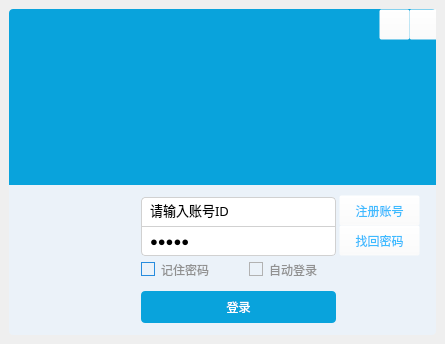
<?xml version="1.0" encoding="UTF-8"?>
<ui version="4.0">
 <class>LoginForm</class>
 <widget class="QWidget" name="LoginForm">
  <property name="geometry">
   <rect>
    <x>0</x>
    <y>0</y>
    <width>445</width>
    <height>344</height>
   </rect>
  </property>
  <property name="windowTitle">
   <string>登陆QQ</string>
  </property>
  <property name="windowIcon">
   <iconset resource="../../rs/rs.qrc">
    <normaloff>:/sys/qlogo.png</normaloff>:/sys/qlogo.png</iconset>
  </property>
  <property name="styleSheet">
   <string notr="true">*{
	font: 75 9pt &quot;微软雅黑&quot;;
}

#LoginForm{
	
	
}

#login_main_widget{
	
	background-color: rgb(255, 170, 127,0);
	border-image: url(:/sys/back.png) 5;
}

#login_top_widget{
	background-color: #09A3DC;
	border-top-left-radius:4px;
	border-top-right-radius:4px;
}


#login_top_widget QLabel{
	border-top-left-radius:4px;
	border-top-right-radius:4px;
}


/*登录信息填写部分总容器*/
#login_con_widget{
	 
	background-color: #EBF2F9;	
	border-bottom-left-radius:4px;
	border-bottom-right-radius:4px;
}

/*输入框基本样式*/
#login_con_widget QLineEdit{
	
	border:1px solid rgb(209,209,209);
	height:28px;
	font-size:10pt;
	padding-left:6px;
	padding-right:6px;
	
}

/*输入框悬停样式*/
#login_con_widget QLineEdit:hover{
	
	border:1px solid rgb(21,131,221)
	
}

/*用户名输入框样式*/
#login_con_widget QLineEdit#lineEdit_un{
	border-top-left-radius:4px;
	border-top-right-radius:4px;
	
}

/*密码输入框基本样式*/
#login_con_widget QLineEdit#lineEdit_pass{
	border-top-width:0px;
	border-bottom-left-radius:4px;
	border-bottom-right-radius:4px;
	background-image: url(:/sys/img/keyborad.png);
	background-repeat:no;
	background-position:right center;
	background-origin: content;
   
}

/*密码输入框在悬停时显示*/
#login_con_widget QLineEdit#lineEdit_pass:hover{
	border-top-width:1px;
}


/*标签基本样式*/
#login_con_widget QLabel{

	color: #09A3DC;
}

/*标签悬停*/
#login_con_widget QLabel:hover{
	color: rgba(9, 163, 220 ,120);
}

/*复选框文字基本样式*/
#login_con_widget QCheckBox{
	color:rgb(145, 145, 145);
}

/*复选框方框部分基本样式*/
#login_con_widget QCheckBox:indicator {
	border:1px solid #B2B2B2;
}

/*复选框方框部分选中样式*/
#login_con_widget QCheckBox:indicator:checked {
	border:1px solid #278CDE;
	background-image: url(:/sys/img/check.png);
}

/*复选框方框部分悬停*/
#login_con_widget QCheckBox:indicator:hover {
	 border:1px solid #278CDE;
}


/*定义头像样式*/
#label_touxiang{
	border-radius:4px;	
	border-image: url(:/sys/img/sf.jpg) 1;
	
}

/*登录按钮样式*/
#pushButton_login{
	border-radius:4px;
	border:none;
	background-color: #09A3DC;
	color:#fff;
}

/*登录按钮鼠标悬停样式*/
#pushButton_login:hover{
	background-color:rgb(60,195,245);
}
</string>
  </property>
  <widget class="QWidget" name="login_main_widget" native="true">
   <property name="geometry">
    <rect>
     <x>6</x>
     <y>6</y>
     <width>433</width>
     <height>332</height>
    </rect>
   </property>
   <property name="minimumSize">
    <size>
     <width>433</width>
     <height>332</height>
    </size>
   </property>
   <property name="maximumSize">
    <size>
     <width>433</width>
     <height>332</height>
    </size>
   </property>
   <property name="styleSheet">
    <string notr="true"/>
   </property>
   <layout class="QVBoxLayout" name="verticalLayout_2">
    <property name="spacing">
     <number>0</number>
    </property>
    <property name="leftMargin">
     <number>3</number>
    </property>
    <property name="topMargin">
     <number>3</number>
    </property>
    <property name="rightMargin">
     <number>3</number>
    </property>
    <property name="bottomMargin">
     <number>3</number>
    </property>
    <item>
     <widget class="QWidget" name="login_top_widget" native="true">
      <widget class="QLabel" name="label">
       <property name="geometry">
        <rect>
         <x>-4</x>
         <y>0</y>
         <width>431</width>
         <height>176</height>
        </rect>
       </property>
       <property name="text">
        <string/>
       </property>
       <property name="pixmap">
        <pixmap resource="../../rs/rs.qrc">:/sys/img/top.png</pixmap>
       </property>
       <property name="scaledContents">
        <bool>true</bool>
       </property>
      </widget>
      <widget class="QPushButton" name="pushButton">
       <property name="geometry">
        <rect>
         <x>400</x>
         <y>0</y>
         <width>31</width>
         <height>31</height>
        </rect>
       </property>
       <property name="styleSheet">
        <string notr="true">background-color: rgba(255, 255, 255, 0);</string>
       </property>
       <property name="text">
        <string/>
       </property>
      </widget>
      <widget class="QPushButton" name="pushButton_min">
       <property name="geometry">
        <rect>
         <x>370</x>
         <y>0</y>
         <width>31</width>
         <height>31</height>
        </rect>
       </property>
       <property name="styleSheet">
        <string notr="true">background-color: rgba(255, 255, 255, 0);</string>
       </property>
       <property name="text">
        <string/>
       </property>
      </widget>
     </widget>
    </item>
    <item>
     <widget class="QWidget" name="login_con_widget" native="true">
      <property name="minimumSize">
       <size>
        <width>0</width>
        <height>150</height>
       </size>
      </property>
      <property name="maximumSize">
       <size>
        <width>16777215</width>
        <height>150</height>
       </size>
      </property>
      <widget class="QPushButton" name="pushButton_login">
       <property name="geometry">
        <rect>
         <x>132</x>
         <y>106</y>
         <width>195</width>
         <height>32</height>
        </rect>
       </property>
       <property name="minimumSize">
        <size>
         <width>195</width>
         <height>32</height>
        </size>
       </property>
       <property name="text">
        <string>登录</string>
       </property>
      </widget>
      <widget class="QLineEdit" name="lineEdit_pass">
       <property name="geometry">
        <rect>
         <x>132</x>
         <y>42</y>
         <width>195</width>
         <height>29</height>
        </rect>
       </property>
       <property name="font">
        <font>
         <family>微软雅黑</family>
         <pointsize>10</pointsize>
         <weight>9</weight>
         <italic>false</italic>
         <bold>false</bold>
        </font>
       </property>
       <property name="text">
        <string>12345</string>
       </property>
       <property name="echoMode">
        <enum>QLineEdit::Password</enum>
       </property>
      </widget>
      <widget class="QCheckBox" name="checkBox_2">
       <property name="geometry">
        <rect>
         <x>240</x>
         <y>74</y>
         <width>91</width>
         <height>21</height>
        </rect>
       </property>
       <property name="text">
        <string>自动登录</string>
       </property>
      </widget>
      <widget class="QLineEdit" name="lineEdit_un">
       <property name="geometry">
        <rect>
         <x>132</x>
         <y>12</y>
         <width>195</width>
         <height>30</height>
        </rect>
       </property>
       <property name="font">
        <font>
         <family>微软雅黑</family>
         <pointsize>10</pointsize>
         <weight>9</weight>
         <italic>false</italic>
         <bold>false</bold>
        </font>
       </property>
       <property name="text">
        <string>请输入账号ID</string>
       </property>
      </widget>
      <widget class="QLabel" name="label_touxiang">
       <property name="geometry">
        <rect>
         <x>40</x>
         <y>12</y>
         <width>80</width>
         <height>80</height>
        </rect>
       </property>
       <property name="minimumSize">
        <size>
         <width>80</width>
         <height>80</height>
        </size>
       </property>
       <property name="maximumSize">
        <size>
         <width>80</width>
         <height>80</height>
        </size>
       </property>
       <property name="text">
        <string/>
       </property>
       <property name="scaledContents">
        <bool>true</bool>
       </property>
      </widget>
      <widget class="QCheckBox" name="checkBox">
       <property name="geometry">
        <rect>
         <x>132</x>
         <y>74</y>
         <width>91</width>
         <height>21</height>
        </rect>
       </property>
       <property name="text">
        <string>记住密码</string>
       </property>
       <property name="checked">
        <bool>true</bool>
       </property>
      </widget>
      <widget class="QPushButton" name="pushButton_register">
       <property name="geometry">
        <rect>
         <x>330</x>
         <y>10</y>
         <width>81</width>
         <height>31</height>
        </rect>
       </property>
       <property name="styleSheet">
        <string notr="true">background-color: rgba(255, 255, 255, 0);
color:#3dbbff</string>
       </property>
       <property name="text">
        <string>注册账号</string>
       </property>
      </widget>
      <widget class="QPushButton" name="pushButton_findpassword">
       <property name="geometry">
        <rect>
         <x>330</x>
         <y>40</y>
         <width>81</width>
         <height>31</height>
        </rect>
       </property>
       <property name="styleSheet">
        <string notr="true">background-color: rgba(255, 255, 255, 0);
color:#3dbbff</string>
       </property>
       <property name="text">
        <string>找回密码</string>
       </property>
      </widget>
      <zorder>pushButton_findpassword</zorder>
      <zorder>pushButton_register</zorder>
      <zorder>pushButton_login</zorder>
      <zorder>lineEdit_pass</zorder>
      <zorder>checkBox_2</zorder>
      <zorder>lineEdit_un</zorder>
      <zorder>label_touxiang</zorder>
      <zorder>checkBox</zorder>
     </widget>
    </item>
   </layout>
  </widget>
 </widget>
 <resources>
  <include location="../../rs/rs.qrc"/>
 </resources>
 <connections>
  <connection>
   <sender>pushButton</sender>
   <signal>clicked()</signal>
   <receiver>LoginForm</receiver>
   <slot>close()</slot>
   <hints>
    <hint type="sourcelabel">
     <x>423</x>
     <y>18</y>
    </hint>
    <hint type="destinationlabel">
     <x>562</x>
     <y>45</y>
    </hint>
   </hints>
  </connection>
 </connections>
</ui>
